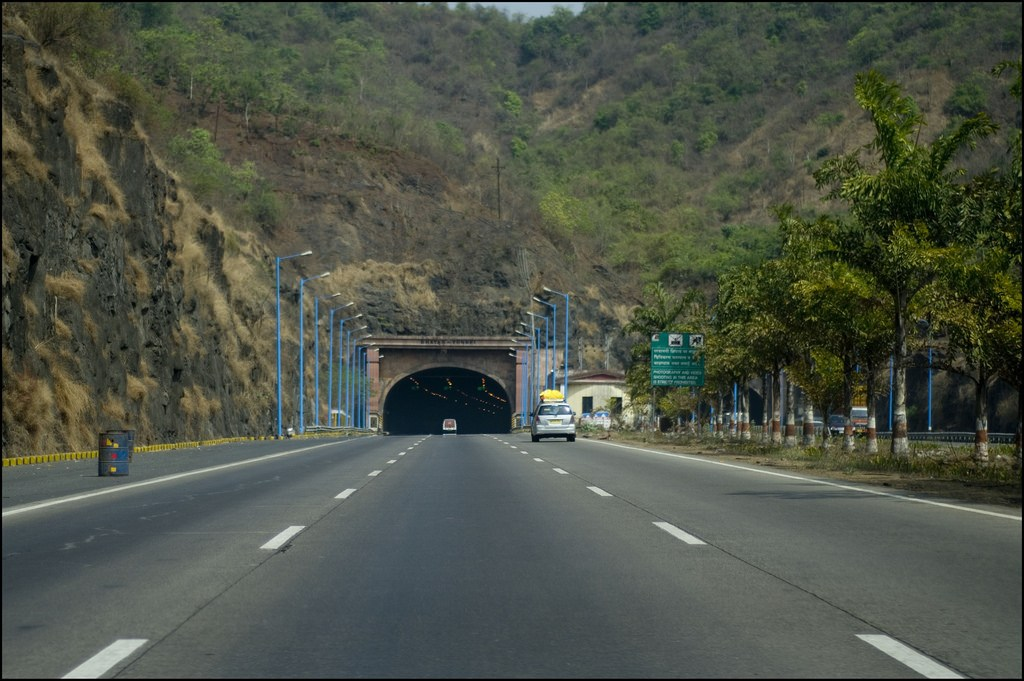
#> input picture Module 3 Advanced Marking Lane Lines/test_images/expressway4.jpg, 1024 x 681 px; the run also reads 1 picture not shown here
$ jupyter execute --allow-errors advanced_lane_marking.ipynb
#> lines starting #> are read from the running program, lines starting #| are printed output that depends on the picture; after the words box and inside, x2 and y2 are one past the last pixel; in counts of white or black regions, pixels touching at a corner belong together
# Title: Marking lane lines

Table of contents:
1. Description of libraries used.
2. Read a sample image of road and convert it to grayscale.
3. Apply Gaussian smoothing.
4. Apply Canny Edge algorithm to detect the edges.
5. Mask unwanted part of image (ignore everything outside road)
6. Drawing lines.
7. Applying Hough transform.
8. Blending Images.
9. Marking lane lines in an image.
10. Slope filter for noise reduction.
11. Linear regression on a set of lines
12. Converting a video into frames.
13. Marking lane lines in a video.
14. Plotting embedded HTML for video.

### 1. Libraries used:
    1.1 matplotlib
    1.2 numpy
    1.3 cv2
    1.4 moviepy
    1.5 imageio
    1.6 math


[cell 1]
import matplotlib.pyplot as plt

Provides a MATLAB-like plotting framework. This is very convenient for interactive work as mathematical plots can
be easily done.
This imports the module "matplotlib.pyplot" and binds that to the name "plt".

[cell 2]
import matplotlib.image as mpimg

This image module supports basic image loading, rescaling and display operations. This imports the module "matplotlib.image" and binds that to the name "mpimg"

[cell 3]
import cv2

OpenCV (Open Source Computer Vision) is a library of programming functions mainly aimed at real-time computer vision.
OpenCV has a modular structure, which means that the package includes several shared or static libraries.

[cell 4]
import numpy as np

NumPy is a library for the Python programming language, adding support for large, multi-dimensional arrays and matrices, along with a large collection of high-level mathematical functions to operate on these arrays. It is the short form for numerical python package.

[cell 5]
import math

It provides access to the mathematical functions defined by the C standard

### 2. Read image and apply grayscale.

[cell 6]
original_image = mpimg.imread('test_images/expressway4.jpg')
#> original_image is the input picture: shape (681, 1024, 3); mean R, G, B 77.3, 83.2, 71.2

Reading the image using the function mpimg.imread() while accessing the library matplot.image.

[cell 7]
print('Image Dimensions: ', original_image.shape)
#| Image Dimensions:  (681, 1024, 3)

The image dimensions are displayed.

[cell 8]
plt.figure()

Creating the figure.

[cell 9]
plt.imshow(original_image)

This function draws image onto the frame.

[cell 10]
plt.show()

[cell 11]
def convert_to_gray(img):
   return cv2.cvtColor(img, cv2.COLOR_BGR2GRAY)

cvtColor() converts image from one color space to another. Here, the image is converted to grayscale. The converted image is assigned to a variable 'gray_image'.

### 3. Applying Gaussian blur to an image

[cell 12]
def gaussian_blur(img, kernel_size):
    return cv2.GaussianBlur(img, (kernel_size, kernel_size), 0)

Image blurring is achieved by convolving the image with a low-pass filter kernel. It is useful for removing noises. It actually removes high frequency content (eg: noise, edges) from the image. We should specify the width and height of kernel which should be positive and odd. This makes only truly contrasting parts of the picture stand out for next steps. This helps smooth out the overall numbers in the image matrix that defines this picture. The
kernel_size is the amount of blur to be applied. The bigger the kernel size blurry the output.

### 4. Applying Canny edge detection algorithm on processed image

[cell 13]
def canny_transform(img, low_threshold, high_threshold):
    return cv2.Canny(img, low_threshold, high_threshold)

Canny() parses the pixel values according to their directional derivative (i.e. gradient). Leaving behind the edges or where there is a steep derivative in at least one direction. High and low threshold determine a minimum difference in intensity to establish an edge and to form a contiguous extension of an established  edge, respectively.

### Comparison of edge detection techniques:

1.Sobel Operator
    The operator consists of a pair of 3X3 convolution kernels.One kernel is simply the other rotated by 90'.
    These kernels are designed to respond maximally to edges running vertically and horizontaly relative to
    pixel grid.The kernels can be applied separately to the input image,to produce separate measurements of
    the gradient component in each orientation.

2.Robert's cross operator
    This operator performs a simple,quick to compute,2-D spatial gradient measurement on an image.This operator
    consists of 2X2 concolution kernels.This is very similar to Sobel operator.


3.Canny Edge Detection Algorithm
    First step is to filter noise in the original image before trying to detect any edges.After filtering noise,
    Gaussian smoothening can be performed using standard convolution method.

    Second step is to find the edge strength by taking gradient of the image.

    Third step computes the direction of edge using the gradient in x and y direction.When the gradient in x
    direction is equal to zero,the edge direction has to be equal to 90' or 0'.

    Fourth step relates the edge direction to a direction that can be traced in an image.

    In the Fifth step,non-maximum suppression has to be applied which is used to trace along the edge in the edge
    direction .This will give a thin line in the output image.

    In the Sixth step,hysteresis is used to eliminate streaking.Streaking is the breaking up of an edge contour
    caused by the operator output fluctuating above and below the threshold.Hysteresis uses 2 thresholds a high
    and low.


Canny edge algorithm yielded the best results as compared  with the above 2.This was expected as this algorithm
accounts for regions in an image.Algorithm yields thin lines for its edges by using non-maximal suppression.
Sobel and Robert's operator produced inaccurate ouputs and they are sensitive to noise.

Hence we are using Canny edge algorithm for lane detection.

### 5. Mask edges of an image.
Given the position and orientation of the camera, we can assume that lanes will be located in the lower half of the image. We can just isolate that area using a trapezoid shape. While it may be tempting to hardcode the best possible place to look for lines, lines can move around as you drive. For this reason, a simple ratio to setup a polygonial shape is used. We apply a generous ratio as we don’t want our region to be too narrow resulting in missing lanes out of the region of interest.

[cell 14]
def mask_image(img, vertices):
    mask = np.zeros_like(img)   #defining a blank mask

    #defining a 3 channel or 1 channel color to fill the mask with depending on the input image
    if len(img.shape) > 2:
        channel_count = img.shape[2]
        ignore_mask_color = (255,) * channel_count
    else:
        ignore_mask_color = 255

    cv2.fillPoly(mask, vertices, ignore_mask_color) #filling pixels inside the polygon defined by vertices with the fill color
    masked_image = cv2.bitwise_and(img, mask) #returning the image only where mask pixels are nonzero
    return masked_image

Filling pixels inside the polygon defined by "vertices" with the fill color.

### 6. Draw Lines
This function draws lines with color and thickness.Lines are drawn on the image inplace (mutates the image).
In previous module road region was hardcoded. As, lines can move around as user drives (as user moves relative to the lines) and it reduced accuracy if they moved out of the ROI frame. For this reason, a simple ratio to setup polygons for left and right ROI is used.

[cell 15]
def draw_lines(img, left, right, color=[255, 0, 0], thickness=2):
    global prev
    # If we have no lines at all
    if len(left) == 0 or len(right) == 0:
        return img

    # Run linear regression and get slopes and intercepts
    left_x, left_y, left_m, left_c = lines_linear_regression(left)
    right_x, right_y, right_m, right_c = lines_linear_regression(right)

    # This variable represents the top-most point in the image where we can reasonable draw a line to.
    min_y = np.min([np.min(left_y), np.min(right_y)])

    # Calculate the top left and top right points using the slopes and intercepts we got from linear regression.
    top_right_point = np.array([(min_y - right_c) / right_m, min_y], dtype=int)
    top_left_point = np.array([(min_y - left_c) / left_m, min_y], dtype=int)

    # Repeat this process to find the bottom left and bottom right points.
    max_y = np.max([np.max(right_y), np.max(left_y)])
    bottom_left_point = np.array([(max_y - left_c) / left_m, max_y], dtype=int)
    bottom_right_point = np.array([(max_y - right_c) / right_m, max_y], dtype=int)

    # Draw the lines.
    cv2.line(img, (bottom_left_point[0], bottom_left_point[1]), (top_left_point[0], top_left_point[1]), [255, 0, 0], thickness)
    cv2.line(img, (bottom_right_point[0], bottom_right_point[1]), (top_right_point[0], top_right_point[1]), [255, 0, 0], thickness)
    return img

### 7. Hough transform:
Using probabilistic Hough lines, we identify the location of lane lines on the road.
The Hough transform algorithm extracts all the lines passing through each of our edge points and group them by similarity. The HoughLinesP function in OpenCV returns an array of lines organized by endpoints (x1, x1, x2, x2). It’s important to understand that we are no longer viewing point in the (x, y) cartesian coordinate system but are now viewing points in the (ρ, θ) polar coordinate system that the Hough transform operates in.

[cell 16]
def draw_hough_lines(img, rho, theta, threshold, min_line_len, max_line_gap):

    lines = cv2.HoughLinesP(img, rho, theta, threshold, np.array([]), minLineLength=min_line_len,
                            maxLineGap=max_line_gap)
    return lines

The Hough transform takes a resolution for line position and orientation, a minimum number of points to establish a line, the minimum length of a line, and the maximum gap between points allowed for a line.

rho - distance resolution in pixels of the Hough grid

theta - angular resolution in radians of the Hough grid

threshold - minimum number of votes (intersections in Hough grid cell)

min_line_len - minimum number of pixels making up a line

max_line_gap - maximum gap in pixels between connectable line segments


### 8.Blend images

The result image is computed as : initial_img\*alpha + img\*beta + gamma
By varying alpha from 0 to 1 this operator can be used to perform a temporal cross-dissolve between two images or videos

[cell 17]
def blend_images(img, initial_img, alpha=0.8, beta=1., gamma=0.):
    return cv2.addWeighted(initial_img, alpha, img, beta, gamma)

initial_img \* alpha + img \* beta + gamma

alpha – weight of the first array elements.

beta – weight of the second array elements.

gamma – scalar added to each sum.

### 9. Slope Filter
For processing and making an educated guess as there where the lanes are, then using that same logic to draw lines spanning the lane edges, not
just where the lane markings appear.

Slope filter takes an array of lines and gives back lines which have a valid slope, given a range

[cell 18]
def check_slope_range(lines_array, positive, min_slope, max_slope):
    slopes = np.apply_along_axis(lambda row: (row[3] - row[1]) / (row[2] - row[0]), 2, lines_array)

    if positive:
        slopes[slopes > max_slope] = 0
        slopes[slopes < min_slope] = 0
        lines_array = np.array(lines_array[np.where(slopes > 0)])
    else:
        slopes[slopes < -max_slope] = 0
        slopes[slopes > -min_slope] = 0
        lines_array = np.array(lines_array[np.where(slopes < 0)])

    return lines_array

### 11. Regression
Performs simple linear regression Linear Programming on a set of lines. Fits a line, y = mx + c, through some noisy data-points.

[cell 19]
def lines_linear_regression(lines_array):
    # Select the 0th and 2nd index which will provide the xval and reshape to extract x values
    x = np.reshape(lines_array[:, [0, 2]], (1, len(lines_array) * 2))[0]
    # Select the 1st and 3rd index which will provide the yval and reshape to extract y values
    y = np.reshape(lines_array[:, [1, 3]], (1, len(lines_array) * 2))[0]
    #Stack arrays in sequence vertically (row wise).Take a sequence of arrays and stack them vertically to make a single array.
    A = np.vstack([x, np.ones(len(x))]).T
    m, c = np.linalg.lstsq(A, y)[0]
    x = np.array(x)
    y = np.array(x * m + c)
    return x, y, m, c

If we have a line, y = mx + c, through some noisy data-points, By examining the coefficients, we see that the line should have a gradient of roughly g1 and cut the y-axis at, more or less, y0. We can rewrite the line equation as y = Ap, where A = [[x 1]] and p = [[m], [c]].

numpy.linalg.lstsq(a, b, rcond=-1)
Return the least-squares solution to a linear matrix equation.

Solves the equation a x = b by computing a vector x that minimizes the Euclidean 2-norm || b - a x ||^2. The equation may be under-, well-, or over- determined (i.e., the number of linearly independent rows of a can be less than, equal to, or greater than its number of linearly independent columns). If a is square and of full rank, then x (but for round-off error) is the “exact” solution of the equation.

### 9. Main Function
Sequence of function calls to detect lanes

[cell 20]
def process_image(image, verbose=False):
#> called with verbose = True
    img_shape = image.shape

    if verbose:
        print('Processing image.')

    width = img_shape[1]
    height = img_shape[0]
    #setup polygons for left and right
    ratio = 5/8

    mask_left = np.array([[
        (100, height),
        ((1 - ratio) * width, ratio * height),
        (.5 * width, ratio * height),
        (.5 * width, height)
    ]], dtype=np.int32)

    mask_right = np.array([[
        (.5 * width, height),
        (.5 * width, ratio * height),
        (ratio * width, ratio * height),
        (width, height)
    ]], dtype=np.int32)

    canny_low_threshold = 80
    canny_high_threshold = 200

    rho = 2  # distance resolution in pixels of the Hough grid
    theta = np.pi / 180  # angular resolution in radians of the Hough grid
    threshold = 20  # minimum number of votes (intersections in Hough grid cell)
    min_line_length = 20  # minimum number of pixels making up a line
    max_line_gap = 10  # maximum gap in pixels between connectable line segments

    gaussian_kernel = 5


    grey_image = convert_to_gray(image)
#> in convert_to_gray, `return cv2.cvtColor(img, cv2.COLOR_BGR2GRAY)`:
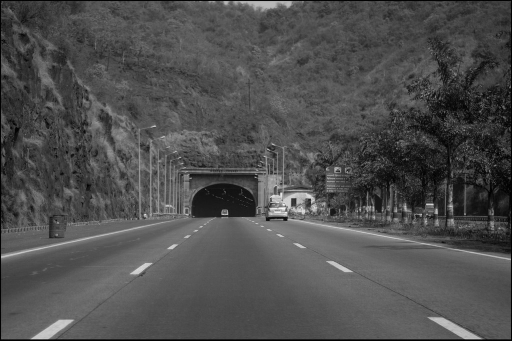
#> returned value: shape (681, 1024) (shown at 1/2 size); min 0, max 254, mean 78.9
    plt.subplot(231)
    plt.imshow(grey_image, cmap='gray')

    blur_grey_image = gaussian_blur(grey_image, gaussian_kernel)
    plt.subplot(232)
    plt.imshow(blur_grey_image, cmap='gray')

    canny_edge_image = canny_transform(blur_grey_image, canny_low_threshold, canny_high_threshold)
#> in canny_transform, `return cv2.Canny(img, low_threshold, high_threshold)`:
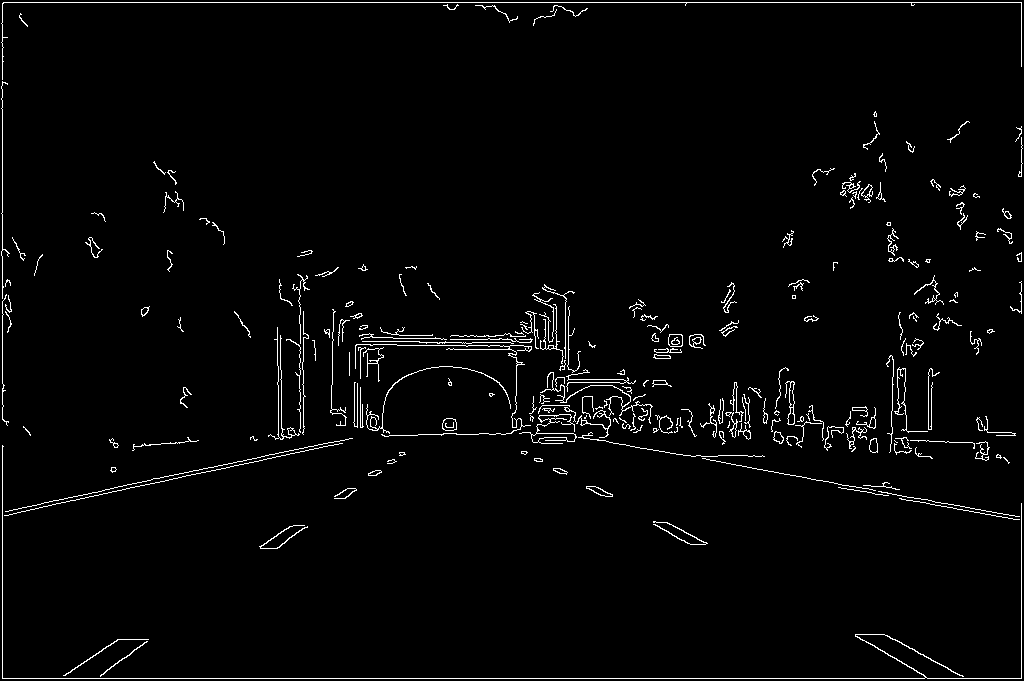
#> returned value: shape (681, 1024); 2.3% white in thin lines or dots
    plt.subplot(233)
    plt.imshow(canny_edge_image, cmap='gray')

    img = cv2.dilate(canny_edge_image, cv2.getStructuringElement(cv2.MORPH_DILATE, (5, 5)))
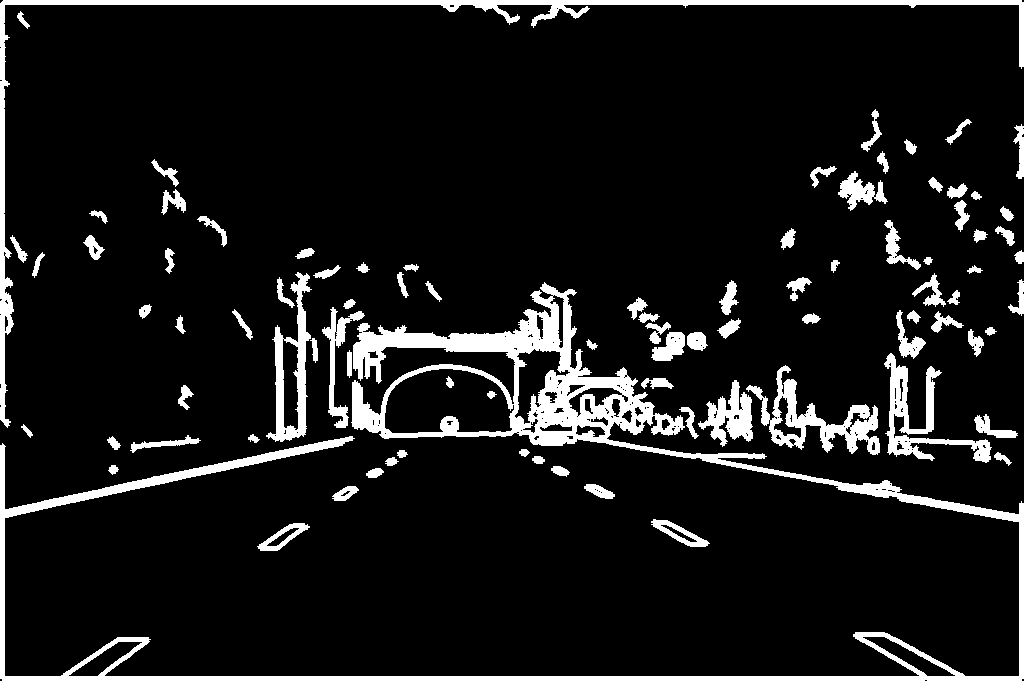
#> img: shape (681, 1024); 9.6% white; 89 white regions, largest, box (x1, y1, x2, y2) and area: (0, 282, 1024, 681) 30608, (0, 0, 1024, 428) 8643, (746, 365, 880, 455) 3471

    edges_left = mask_image(img, [mask_left])
    edges_right = mask_image(img, [mask_right])
#> in mask_image (call 2), `cv2.fillPoly(mask, vertices, ignore_mask_color)`:
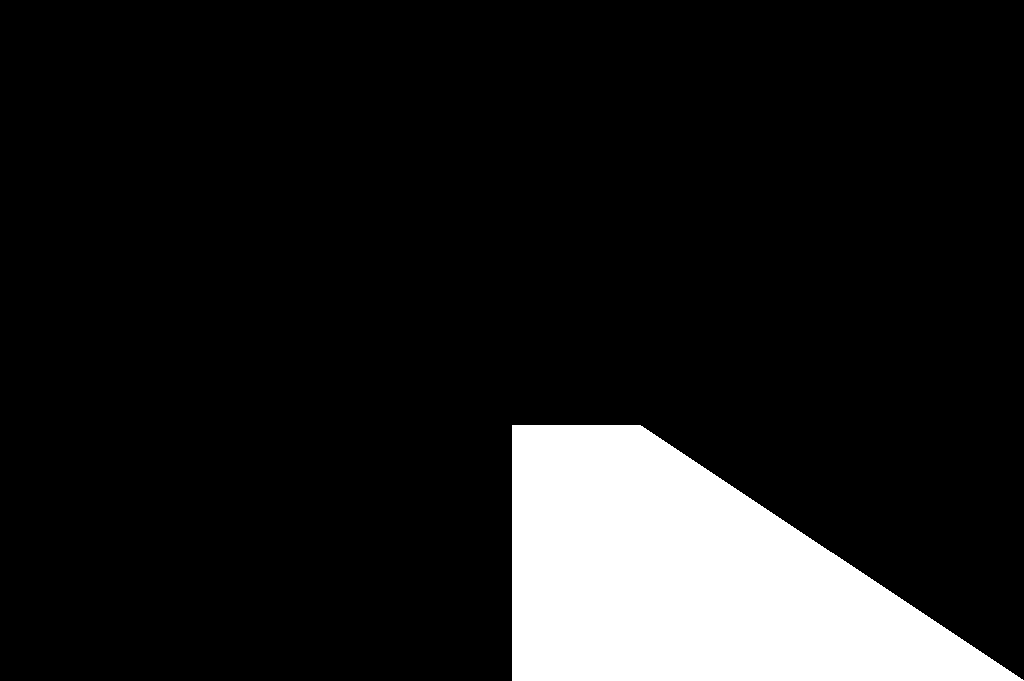
#> mask: shape (681, 1024); 11.8% white; 1 white region, box (x1, y1, x2, y2) and area: (512, 425, 1024, 681) 82112
#> in mask_image (call 2), `masked_image = cv2.bitwise_and(img, mask)`:
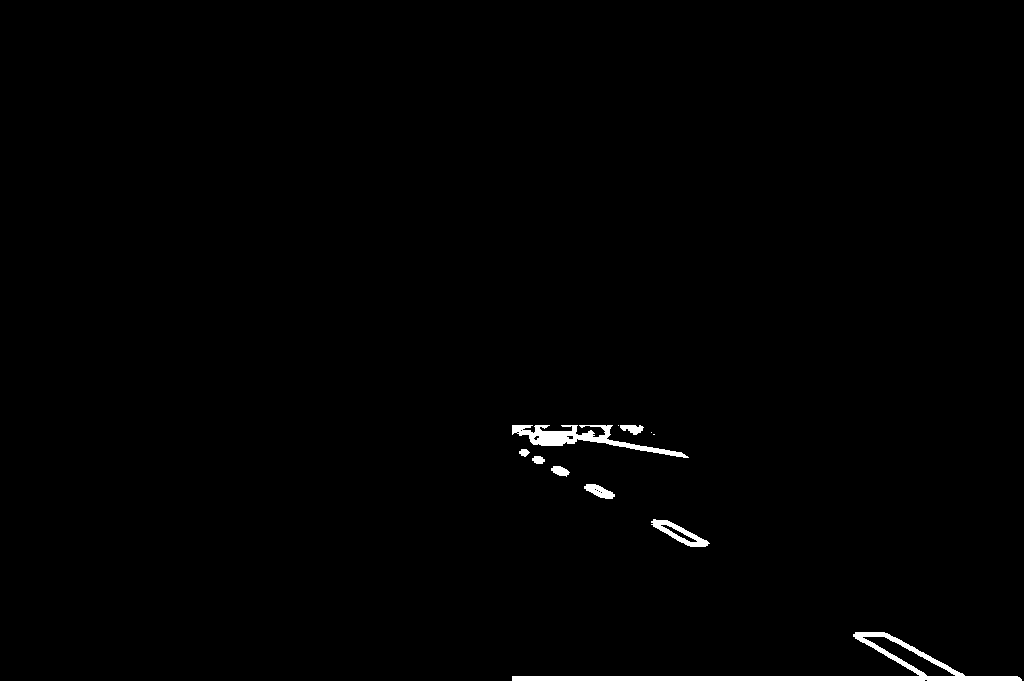
#> masked_image: shape (681, 1024); 0.92% white; 11 white regions (3 under 20 px), largest, box (x1, y1, x2, y2) and area: (512, 632, 1022, 681) 3491, (512, 425, 689, 458) 1643, (651, 519, 710, 547) 561
    plt.subplot(234)
    plt.imshow(edges_left, cmap='gray')
    plt.subplot(235)
    plt.imshow(edges_right, cmap='gray')

    hough_left = draw_hough_lines(edges_left, rho, theta, threshold, min_line_length, max_line_gap)
#> in draw_hough_lines, `lines = cv2.HoughLinesP(img, rho, theta, threshold, np.array([]), minL..`: lines = 49 rows, first 6: [112, 680, 397, 676], [169, 680, 454, 676], [370, 680, 512, 678], [272, 550, 307, 525], [418, 432, 512, 432], [103, 678, 218, 676]
#> (the rest of the program and of its run is left out)
